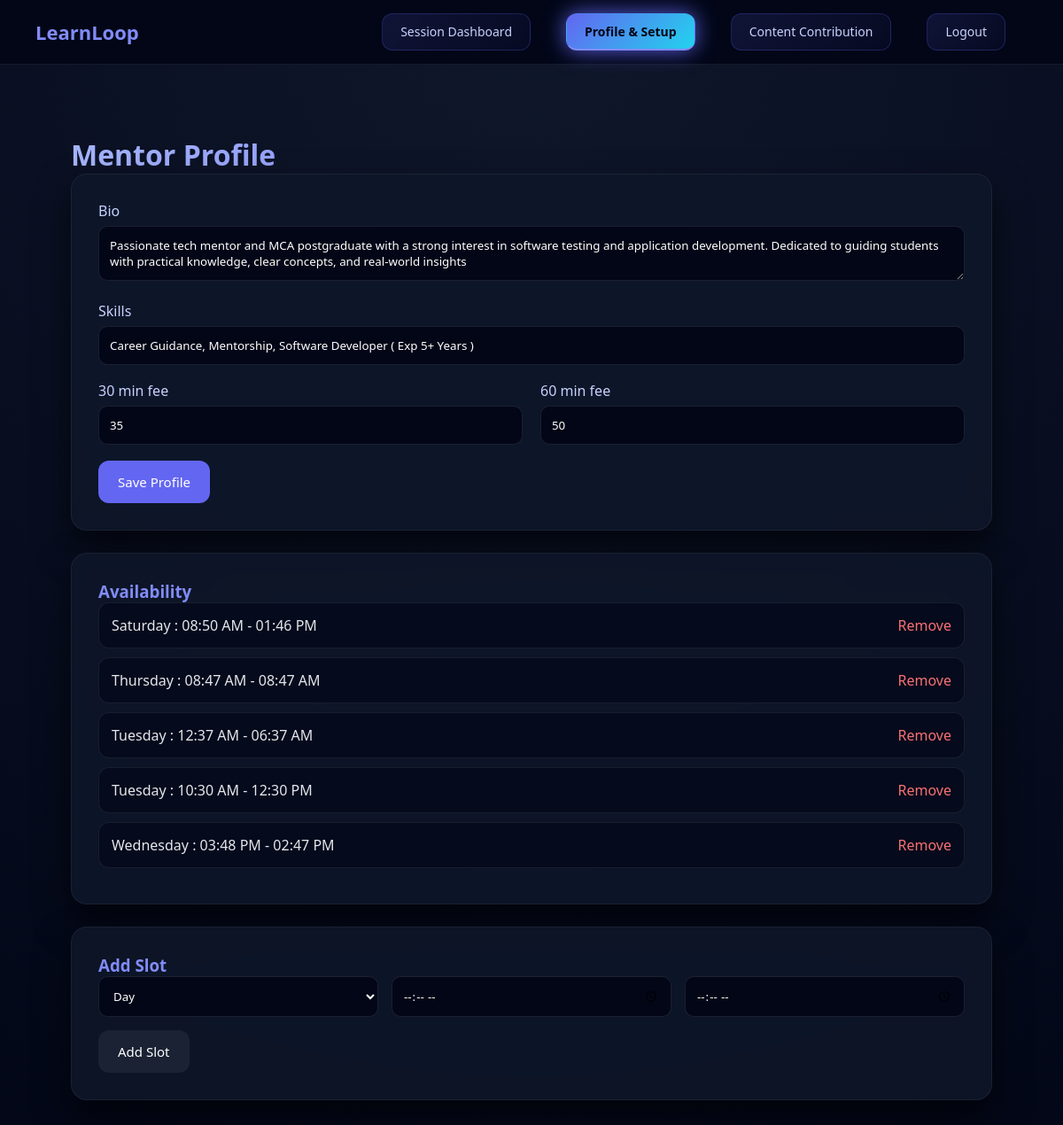
Screenshot of /mentor/dashboard/profile/ (signed in) with the database file from the repository.
### mentor/models.py (models this page shows, shortened)
class MentorProfile(models.Model):
    user = models.OneToOneField(
        CustomUser,
        on_delete=models.CASCADE,
        related_name='mentor_profile'
    )
    bio = models.TextField(
        max_length=500,
        blank=True,
        null=True,
        help_text="Professional bio (max 500 characters)"
    )
    expertise = models.CharField(
        max_length=500,
        blank=True,
        null=True,
        help_text="Comma-separated skills (e.g., Python, Django, React)"
    )
    fee_30min = models.IntegerField(
        default=10,
        validators=[MinValueValidator(0), MaxValueValidator(1000)],
        help_text="Token fee for 30-minute session"
    )
    fee_60min = models.IntegerField(
        default=20,
        validators=[MinValueValidator(0), MaxValueValidator(2000)],
        help_text="Token fee for 60-minute session"
    )
    total_sessions = models.IntegerField(default=0)
    total_earnings = models.IntegerField(default=0)
    rating = models.DecimalField(
        max_digits=3,
        decimal_places=2,
        default=0.00,
        validators=[MinValueValidator(0), MaxValueValidator(5)]
    )
    is_active = models.BooleanField(default=True)
    created_at = models.DateTimeField(auto_now_add=True)
    updated_at = models.DateTimeField(auto_now=True)
    class Meta:
        verbose_name = "Mentor Profile"
        verbose_name_plural = "Mentor Profiles"

class AvailabilitySlot(models.Model):
    DAYS_OF_WEEK = [
        ('monday', 'Monday'),
        ('tuesday', 'Tuesday'),
        ('wednesday', 'Wednesday'),
        ('thursday', 'Thursday'),
        ('friday', 'Friday'),
        ('saturday', 'Saturday'),
        ('sunday', 'Sunday'),
    ]
    mentor = models.ForeignKey(
        CustomUser,
        on_delete=models.CASCADE,
        related_name='mentor_availability_slots',
        limit_choices_to={'role': 'mentor'}
    )
    day_of_week = models.CharField(max_length=10, choices=DAYS_OF_WEEK)
    start_time = models.TimeField()
    end_time = models.TimeField()
    is_active = models.BooleanField(default=True)
    created_at = models.DateTimeField(auto_now_add=True)
    class Meta:
        verbose_name = "Availability Slot"
        verbose_name_plural = "Availability Slots"
        ordering = ['day_of_week', 'start_time']

### mentor/views.py (the view, shortened to what this page needs)
# urls.py: path('dashboard/profile/', views.mentor_profile, name='mentor_profile_setup'),
@login_required
def mentor_profile(request):
    if request.user.role != 'mentor':
        messages.error(request, "⛔ Only mentors can access this page.")
        return redirect('home')
    if not request.user.is_approved:
        messages.error(request, "⏳ You must be approved by admin.")
        return redirect('home')
    mentor_profile, created = MentorProfile.objects.get_or_create(
        user=request.user,
        defaults={
            'bio': '',
            'expertise': '',
            'fee_30min': 10,
            'fee_60min': 20,
        }
    )
    availability_slots = AvailabilitySlot.objects.filter(
        mentor=request.user,
        is_active=True
    ).order_by('day_of_week', 'start_time')
    return render(request, 'mentor/profile.html', {
        'mentor_profile': mentor_profile,
        'availability_slots': availability_slots,
    })

### mentor/templates/mentor/profile.html (shortened to what this page needs)
{% extends 'dashboard/mentorbase.html'%}
{% block content %}
<div id="profile" class="content-view">
    <h1 style="font-size:32px;
               background:linear-gradient(90deg,#a5b4fc,#6366f1);
               -webkit-background-clip:text;
               -webkit-text-fill-color:transparent;">
        Mentor Profile
    </h1>
    <form method="POST" class="card">
    <div class="form-group">
        <label>Bio</label>
        <textarea name="bio">{{ mentor_profile.bio|default:'' }}</textarea>
    </div>
    <div class="form-group">
        <label>Skills</label>
        <input name="skills" value="{{ mentor_profile.expertise|default:'' }}">
    </div>
    <div style="display:grid;grid-template-columns:1fr 1fr;gap:20px;">
        <div class="form-group">
            <label>30 min fee</label>
            <input type="number" name="fee_30m" value="{{ mentor_profile.fee_30min }}">
        </div>
        <div class="form-group">
            <label>60 min fee</label>
            <input type="number" name="fee_60m" value="{{ mentor_profile.fee_60min }}">
        </div>
    </div>
    <button class="btn btn-primary">Save Profile</button>
</form>
    <div class="card">
        <h3 style="color:#818cf8;">Availability</h3>
        {% for slot in availability_slots %}
        <div class="slot-item">
            <span>{{ slot.get_day_of_week_display }} :
            {{ slot.start_time|time:'h:i A' }} - {{ slot.end_time|time:'h:i A' }}</span>
            <a href="{% url 'remove_availability' slot.id %}"
               onclick="return confirm('Remove?')">Remove</a>
        </div>
        {% empty %}
        <p>No slots added yet</p>
        {% endfor %}
    </div>
    <form method="POST" action="{% url 'add_availability' %}" class="card">
        <h3 style="color:#818cf8;">Add Slot</h3>
        <div style="display:grid;grid-template-columns:1fr 1fr 1fr;gap:15px;">
            <select name="day">
                <option value="">Day</option>
            </select>
            <input type="time" name="time_from">
            <input type="time" name="time_to">
        </div>
        <button class="btn btn-gray" style="margin-top:15px;">Add Slot</button>
    </form>
</div>
{% endblock %}

### rows the page displays
MentorProfile: bio "Passionate tech mentor and MCA postgraduate with a strong interest in software testing and application development. Dedicated to guiding students with practical knowledge, clear concepts, and real-world insights", skills "Career Guidance, Mentorship, Software Developer ( Exp 5+ Years )", fee_30m "35", fee_60m "50"
AvailabilitySlot: day_of_week "Saturday", start_time "08:50 AM", end_time "01:46 PM"
AvailabilitySlot: day_of_week "Thursday", start_time "08:47 AM", end_time "08:47 AM"
AvailabilitySlot: day_of_week "Tuesday", start_time "12:37 AM", end_time "06:37 AM"
AvailabilitySlot: day_of_week "Tuesday", start_time "10:30 AM", end_time "12:30 PM"
AvailabilitySlot: day_of_week "Wednesday", start_time "03:48 PM", end_time "02:47 PM"
